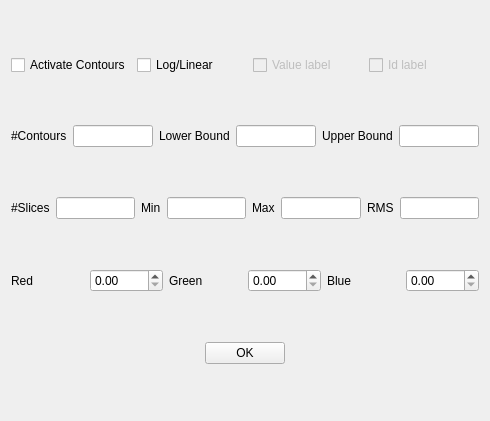
<?xml version="1.0" encoding="UTF-8"?>
<ui version="4.0">
 <class>contour</class>
 <widget class="QWidget" name="contour">
  <property name="geometry">
   <rect>
    <x>0</x>
    <y>0</y>
    <width>490</width>
    <height>421</height>
   </rect>
  </property>
  <property name="windowTitle">
   <string>Contour</string>
  </property>
  <layout class="QVBoxLayout" name="verticalLayout">
   <item>
    <layout class="QHBoxLayout" name="horizontalLayout">
     <item>
      <widget class="QCheckBox" name="activateCheckBox">
       <property name="text">
        <string>Activate Contours</string>
       </property>
       <property name="checked">
        <bool>false</bool>
       </property>
      </widget>
     </item>
     <item>
      <widget class="QCheckBox" name="LogLinearCheckBox">
       <property name="text">
        <string>Log/Linear</string>
       </property>
       <property name="checked">
        <bool>false</bool>
       </property>
      </widget>
     </item>
     <item>
      <widget class="QCheckBox" name="labelCheckBox">
       <property name="enabled">
        <bool>false</bool>
       </property>
       <property name="text">
        <string>Value label</string>
       </property>
      </widget>
     </item>
     <item>
      <widget class="QCheckBox" name="idCheckBox">
       <property name="enabled">
        <bool>false</bool>
       </property>
       <property name="text">
        <string>Id label</string>
       </property>
      </widget>
     </item>
    </layout>
   </item>
   <item>
    <layout class="QHBoxLayout" name="horizontalLayout_3">
     <item>
      <widget class="QLabel" name="label_contours">
       <property name="text">
        <string>#Contours</string>
       </property>
      </widget>
     </item>
     <item>
      <widget class="QLineEdit" name="numOfContourText"/>
     </item>
     <item>
      <widget class="QLabel" name="label_min">
       <property name="text">
        <string>Lower Bound</string>
       </property>
      </widget>
     </item>
     <item>
      <widget class="QLineEdit" name="minValueText"/>
     </item>
     <item>
      <widget class="QLabel" name="label_max">
       <property name="text">
        <string>Upper Bound</string>
       </property>
      </widget>
     </item>
     <item>
      <widget class="QLineEdit" name="maxValueText"/>
     </item>
    </layout>
   </item>
   <item>
    <layout class="QHBoxLayout" name="horizontalLayout_5">
     <item>
      <widget class="QLabel" name="label_5">
       <property name="text">
        <string>#Slices</string>
       </property>
      </widget>
     </item>
     <item>
      <widget class="QLineEdit" name="slicesText"/>
     </item>
     <item>
      <widget class="QLabel" name="label_7">
       <property name="text">
        <string>Min</string>
       </property>
      </widget>
     </item>
     <item>
      <widget class="QLineEdit" name="minFitsText"/>
     </item>
     <item>
      <widget class="QLabel" name="label_8">
       <property name="text">
        <string>Max</string>
       </property>
      </widget>
     </item>
     <item>
      <widget class="QLineEdit" name="maxFitsText"/>
     </item>
     <item>
      <widget class="QLabel" name="label_4">
       <property name="text">
        <string>RMS</string>
       </property>
      </widget>
     </item>
     <item>
      <widget class="QLineEdit" name="RMSText"/>
     </item>
    </layout>
   </item>
   <item>
    <layout class="QHBoxLayout" name="horizontalLayout_4">
     <item>
      <widget class="QLabel" name="label_3">
       <property name="text">
        <string>Red</string>
       </property>
      </widget>
     </item>
     <item>
      <widget class="QDoubleSpinBox" name="redText"/>
     </item>
     <item>
      <widget class="QLabel" name="label_2">
       <property name="text">
        <string>Green</string>
       </property>
      </widget>
     </item>
     <item>
      <widget class="QDoubleSpinBox" name="greenText"/>
     </item>
     <item>
      <widget class="QLabel" name="label">
       <property name="text">
        <string>Blue</string>
       </property>
      </widget>
     </item>
     <item>
      <widget class="QDoubleSpinBox" name="blueText"/>
     </item>
    </layout>
   </item>
   <item>
    <layout class="QHBoxLayout" name="horizontalLayout_6">
     <item>
      <spacer name="horizontalSpacer">
       <property name="orientation">
        <enum>Qt::Horizontal</enum>
       </property>
       <property name="sizeHint" stdset="0">
        <size>
         <width>40</width>
         <height>20</height>
        </size>
       </property>
      </spacer>
     </item>
     <item>
      <widget class="QPushButton" name="okButton">
       <property name="text">
        <string>OK</string>
       </property>
      </widget>
     </item>
     <item>
      <spacer name="horizontalSpacer_2">
       <property name="orientation">
        <enum>Qt::Horizontal</enum>
       </property>
       <property name="sizeHint" stdset="0">
        <size>
         <width>40</width>
         <height>20</height>
        </size>
       </property>
      </spacer>
     </item>
    </layout>
   </item>
  </layout>
 </widget>
 <resources/>
 <connections/>
</ui>
